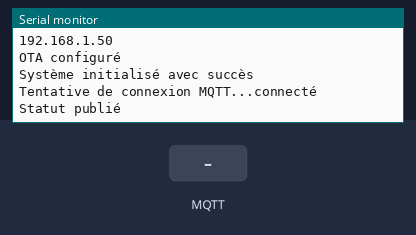
The program below on a simulated ESP32. Shown: the last lines printed to the serial monitor. The inputs (shaded band) are chosen by the test bench. WiFi joins after 1.5 s; servers stay silent unless stated; network time is answered at once with the bench clock; the local clock reads 2024-03-15 10:24:30 at power-on unless the program sets it; random numbers use the default seed unless the program sets one; EEPROM starts erased; no MQTT or app messages arrive unless stated.

Above: at 2.7 s.
2.8 s: MQTT message "restart" arrives on the first subscribed topic
At 3.9 s:
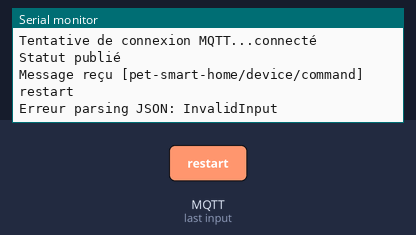
4.3 s: MQTT message "status" arrives on the first subscribed topic
At 5.3 s:
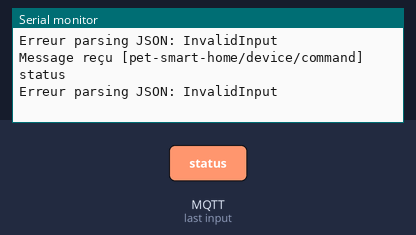
5.8 s: MQTT message "ping" arrives on the first subscribed topic
At 6.7 s:
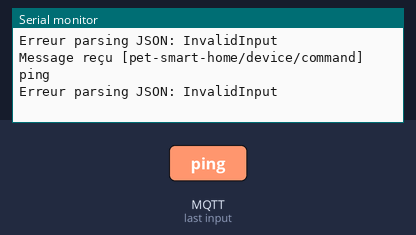
7.3 s: MQTT message "1" arrives on the first subscribed topic
At 8.1 s:
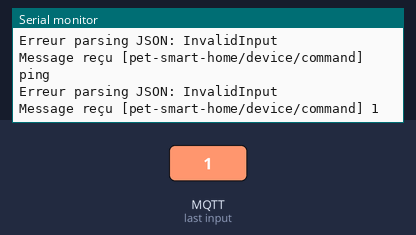
8.8 s: MQTT message "on" arrives on the first subscribed topic
At 9.5 s:
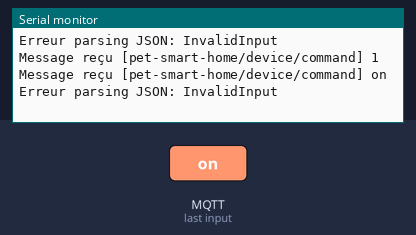
10.3 s: MQTT message "off" arrives on the first subscribed topic
At 10.9 s:
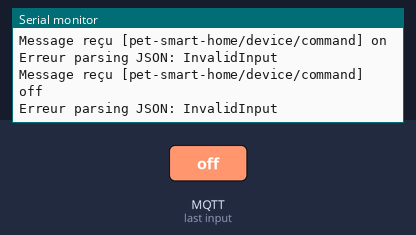

The program:

main.cpp
```cpp
#include <Arduino.h>
#include <WiFi.h>
#include <PubSubClient.h>
#include <ArduinoJson.h>
#include <Preferences.h>
#include <NTPClient.h>
#include <WiFiUdp.h>
#include <ArduinoOTA.h>

// Configuration WiFi et MQTT
const char* ssid = "YOUR_WIFI_SSID";
const char* password = "YOUR_WIFI_PASSWORD";
const char* mqtt_server = "YOUR_MQTT_SERVER";
const int mqtt_port = 1883;
const char* mqtt_user = "pet_smart_device";
const char* mqtt_password = "secure_mqtt_password_2024";

// Clients
WiFiClient espClient;
PubSubClient client(espClient);
WiFiUDP ntpUDP;
NTPClient timeClient(ntpUDP);
Preferences preferences;

// Variables globales
unsigned long lastMsg = 0;
unsigned long lastHeartbeat = 0;
bool systemInitialized = false;

// Topics MQTT
const char* TOPIC_STATUS = "pet-smart-home/device/status";
const char* TOPIC_COMMAND = "pet-smart-home/device/command";
const char* TOPIC_HEARTBEAT = "pet-smart-home/device/heartbeat";

// Déclarations des fonctions
void setupWiFi();
void setupOTA();
void callback(char* topic, byte* payload, unsigned int length);
void reconnectMQTT();
void publishStatus();
void publishHeartbeat();

void setup() {
    Serial.begin(115200);
    Serial.println("=== Pet Smart Home ESP32 - Version Simple ===");

    // Initialisation des préférences
    preferences.begin("pet-smart", false);

    // Configuration WiFi
    setupWiFi();

    // Configuration MQTT
    client.setServer(mqtt_server, mqtt_port);
    client.setCallback(callback);

    // Configuration NTP
    timeClient.begin();
    timeClient.setTimeOffset(3600); // UTC+1

    // Configuration OTA
    setupOTA();

    Serial.println("Système initialisé avec succès");
    systemInitialized = true;
}

void loop() {
    // Gestion WiFi
    if (WiFi.status() != WL_CONNECTED) {
        setupWiFi();
    }

    // Gestion MQTT
    if (!client.connected()) {
        reconnectMQTT();
    }
    client.loop();

    // Gestion OTA
    ArduinoOTA.handle();

    // Mise à jour du temps
    timeClient.update();

    // Envoi du statut périodique
    unsigned long now = millis();
    if (now - lastMsg > 30000) { // Toutes les 30 secondes
        lastMsg = now;
        publishStatus();
    }

    // Heartbeat toutes les 60 secondes
    if (now - lastHeartbeat > 60000) {
        lastHeartbeat = now;
        publishHeartbeat();
    }

    delay(100);
}

void setupWiFi() {
    delay(10);
    Serial.println();
    Serial.print("Connexion à ");
    Serial.println(ssid);

    WiFi.begin(ssid, password);

    int attempts = 0;
    while (WiFi.status() != WL_CONNECTED && attempts < 20) {
        delay(500);
        Serial.print(".");
        attempts++;
    }

    if (WiFi.status() == WL_CONNECTED) {
        Serial.println("");
        Serial.println("WiFi connecté");
        Serial.println("Adresse IP: ");
        Serial.println(WiFi.localIP());
    } else {
        Serial.println("Échec de connexion WiFi");
    }
}

void setupOTA() {
    ArduinoOTA.setHostname("pet-smart-home-esp32");
    ArduinoOTA.setPassword("pet-smart-home-ota");

    ArduinoOTA.onStart([]() {
        String type;
        if (ArduinoOTA.getCommand() == U_FLASH) {
            type = "sketch";
        } else {
            type = "filesystem";
        }
        Serial.println("Début mise à jour OTA " + type);
    });

    ArduinoOTA.onEnd([]() {
        Serial.println("\nMise à jour OTA terminée");
    });

    ArduinoOTA.onProgress([](unsigned int progress, unsigned int total) {
        Serial.printf("Progression: %u%%\r", (progress / (total / 100)));
    });

    ArduinoOTA.onError([](ota_error_t error) {
        Serial.printf("Erreur OTA[%u]: ", error);
        if (error == OTA_AUTH_ERROR) {
            Serial.println("Erreur d'authentification");
        } else if (error == OTA_BEGIN_ERROR) {
            Serial.println("Erreur de début");
        } else if (error == OTA_CONNECT_ERROR) {
            Serial.println("Erreur de connexion");
        } else if (error == OTA_RECEIVE_ERROR) {
            Serial.println("Erreur de réception");
        } else if (error == OTA_END_ERROR) {
            Serial.println("Erreur de fin");
        }
    });

    ArduinoOTA.begin();
    Serial.println("OTA configuré");
}

void callback(char* topic, byte* payload, unsigned int length) {
    Serial.print("Message reçu [");
    Serial.print(topic);
    Serial.print("] ");

    String message;
    for (int i = 0; i < length; i++) {
        message += (char)payload[i];
    }
    Serial.println(message);

    // Parse du JSON
    JsonDocument doc;
    DeserializationError error = deserializeJson(doc, message);

    if (error) {
        Serial.print("Erreur parsing JSON: ");
        Serial.println(error.c_str());
        return;
    }

    // Traitement des commandes
    if (doc["command"] == "restart") {
        Serial.println("Redémarrage demandé");
        ESP.restart();
    } else if (doc["command"] == "status") {
        publishStatus();
    } else if (doc["command"] == "ping") {
        publishHeartbeat();
    }
}

void reconnectMQTT() {
    while (!client.connected()) {
        Serial.print("Tentative de connexion MQTT...");

        String clientId = "PetSmartHome-";
        clientId += String(random(0xffff), HEX);

        if (client.connect(clientId.c_str(), mqtt_user, mqtt_password)) {
            Serial.println("connecté");
            client.subscribe(TOPIC_COMMAND);
            publishStatus();
        } else {
            Serial.print("échec, rc=");
            Serial.print(client.state());
            Serial.println(" nouvelle tentative dans 5 secondes");
            delay(5000);
        }
    }
}

void publishStatus() {
    JsonDocument doc;

    doc["device_id"] = WiFi.macAddress();
    doc["timestamp"] = timeClient.getEpochTime();
    doc["uptime"] = millis();
    doc["wifi_rssi"] = WiFi.RSSI();
    doc["free_heap"] = ESP.getFreeHeap();
    doc["chip_revision"] = ESP.getChipRevision();
    doc["sdk_version"] = ESP.getSdkVersion();
    doc["status"] = "online";
    doc["initialized"] = systemInitialized;

    String jsonString;
    serializeJson(doc, jsonString);

    client.publish(TOPIC_STATUS, jsonString.c_str());
    Serial.println("Statut publié");
}

void publishHeartbeat() {
    JsonDocument doc;

    doc["device_id"] = WiFi.macAddress();
    doc["timestamp"] = timeClient.getEpochTime();
    doc["type"] = "heartbeat";
    doc["uptime"] = millis();

    String jsonString;
    serializeJson(doc, jsonString);

    client.publish(TOPIC_HEARTBEAT, jsonString.c_str());
    Serial.println("Heartbeat envoyé");
}
```

Measured:
- after the input at 2.8 s, the serial monitor: prints a new line at once (image 1)
- after the input at 4.3 s, the serial monitor: prints a new line at once (image 2)
- after the input at 5.8 s, the serial monitor: prints a new line at once (image 3)
- after the input at 7.3 s, the serial monitor: prints a new line at once (image 4)
- after the input at 8.8 s, the serial monitor: prints a new line at once (image 5)
- after the input at 10.3 s, the serial monitor: prints a new line at once (image 6)
